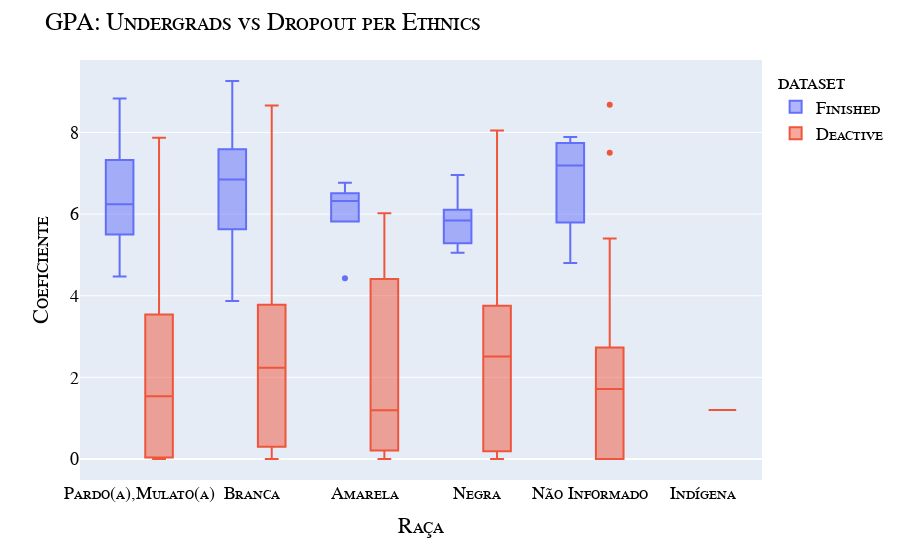
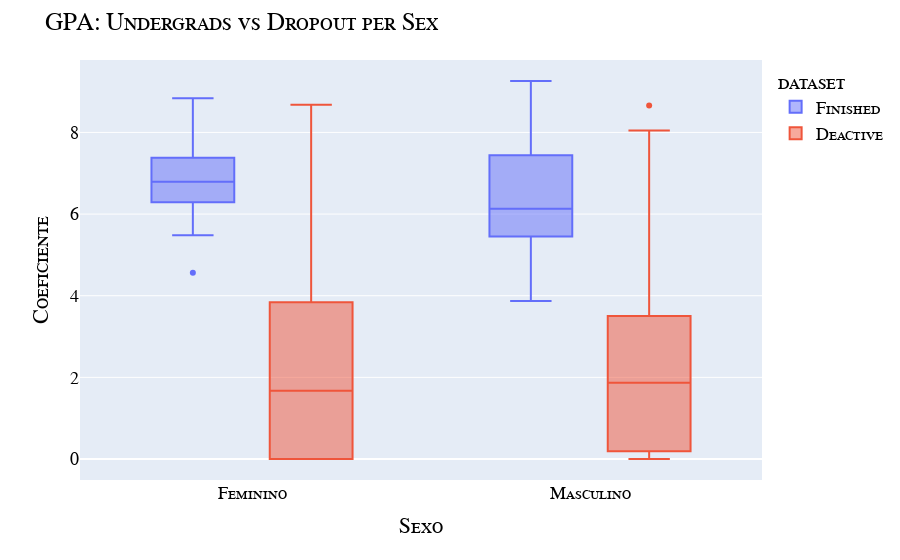
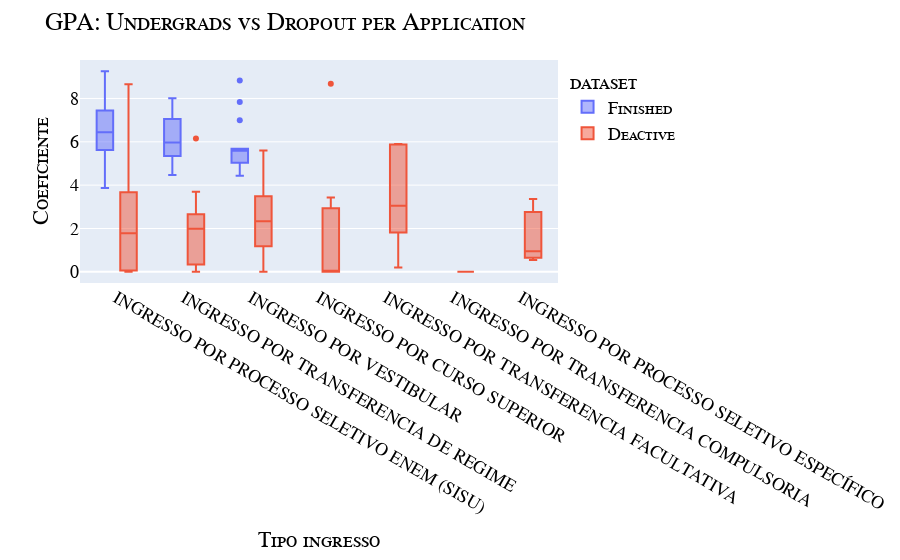

Here is the notebook cell these charts were saved with, in order:
### Markdown cell above
## Group comparasion Finished vs Dropout

### Code cell
x = pd.concat([
        finished.assign(dataset="Finished"),
        dropout.assign(dataset="Deactive")])

px.box(x, x='Raça', y='Coeficiente', color='dataset').update_layout(title={"text": "GPA: Undergrads vs Dropout per Ethnics"}, font=my_font).show()
px.box(x, x='Sexo', y='Coeficiente', color='dataset').update_layout(title={"text": "GPA: Undergrads vs Dropout per Sex"}, font=my_font).show()
px.box(x, x='Tipo ingresso', y='Coeficiente', color='dataset').update_layout(title={"text": "GPA: Undergrads vs Dropout per Application "}, font=my_font).show()

### Figure 1 — Plotly figure (JSON) as saved in the notebook; plotly's stock layout.template omitted (floating-point values rounded to 4 significant figures; data arrays with more than 128 entries replaced by an {"elided": "..."} marker saying what was removed)
{"data": [{"alignmentgroup": "True", "hovertemplate": "dataset=Finished<br>Raça=%{x}<br>Coeficiente=%{y}<extra></extra>", "legendgroup": "Finished", "marker": {"color": "#636efa"}, "name": "Finished", "notched": false, "offsetgroup": "Finished", "orientation": "v", "showlegend": true, "type": "box", "x": ["Pardo(a),Mulato(a)", "Pardo(a),Mulato(a)", "Branca", "Pardo(a),Mulato(a)", "Amarela", "Amarela", "Branca", "Branca", "Branca", "Pardo(a),Mulato(a)", "Branca", "Pardo(a),Mulato(a)", "Pardo(a),Mulato(a)", "Pardo(a),Mulato(a)", "Pardo(a),Mulato(a)", "Branca", "Pardo(a),Mulato(a)", "Branca", "Pardo(a),Mulato(a)", "Negra", "Branca", "Pardo(a),Mulato(a)", "Branca", "Branca", "Negra", "Branca", "Pardo(a),Mulato(a)", "Branca", "Amarela", "Branca", "Branca", "Não Informado", "Pardo(a),Mulato(a)", "Pardo(a),Mulato(a)", "Pardo(a),Mulato(a)", "Pardo(a),Mulato(a)", "Amarela", "Negra", "Pardo(a),Mulato(a)", "Negra", "Pardo(a),Mulato(a)", "Pardo(a),Mulato(a)", "Pardo(a),Mulato(a)", "Pardo(a),Mulato(a)", "Branca", "Branca", "Pardo(a),Mulato(a)", "Branca", "Pardo(a),Mulato(a)", "Branca", "Pardo(a),Mulato(a)", "Pardo(a),Mulato(a)", "Branca", "Branca", "Branca", "Pardo(a),Mulato(a)", "Pardo(a),Mulato(a)", "Pardo(a),Mulato(a)", "Branca", "Branca", "Branca", "Branca", "Pardo(a),Mulato(a)", "Amarela", "Pardo(a),Mulato(a)", "Branca", "Pardo(a),Mulato(a)", "Não Informado", "Pardo(a),Mulato(a)", "Branca", "Branca", "Pardo(a),Mulato(a)", "Branca", "Branca", "Branca", "Pardo(a),Mulato(a)", "Branca", "Negra", "Branca", "Branca", "Negra", "Branca", "Branca", "Pardo(a),Mulato(a)", "Branca", "Não Informado", "Pardo(a),Mulato(a)", "Pardo(a),Mulato(a)", "Pardo(a),Mulato(a)", "Pardo(a),Mulato(a)", "Negra", "Branca", "Não Informado", "Negra", "Pardo(a),Mulato(a)", "Branca", "Pardo(a),Mulato(a)", "Branca", "Pardo(a),Mulato(a)", "Pardo(a),Mulato(a)", "Negra", "Pardo(a),Mulato(a)", "Branca", "Pardo(a),Mulato(a)", "Branca", "Pardo(a),Mulato(a)", "Negra", "Negra", "Pardo(a),Mulato(a)", "Branca", "Pardo(a),Mulato(a)"], "x0": " ", "xaxis": "x", "y": [6.95, 4.47, 4.76, 5.58, 6.32, 6.42, 5.7, 5.15, 5.68, 6.96, 5.61, 5.68, 5.11, 7.7, 6.06, 8.02, 5.52, 7.44, 5.59, 5.7, 6.85, 7.53, 7.84, 5.3, 6.09, 6.99, 5.59, 7.09, 6.77, 6.31, 8.84, 4.8, 5.24, 7.21, 4.73, 6.42, 6.28, 5.48, 5.12, 5.09, 6.89, 5.92, 6.6, 7.52, 5.68, 7.05, 7.66, 8.21, 4.81, 7.06, 6.17, 5.34, 5.68, 9.26, 6.22, 4.56, 7.91, 7.44, 8.05, 5.03, 7.44, 7.2, 8.01, 4.43, 6.19, 5.1, 6.34, 6.79, 6.67, 7.51, 3.87, 7.45, 6.44, 8.38, 5.52, 8.71, 7.51, 6.07, 8.02, 8.07, 5.84, 5.68, 4.99, 5.48, 7.21, 7.89, 5.17, 7.93, 5.42, 7.2, 5.22, 4.42, 7.59, 6.96, 8.83, 4.15, 5.35, 7.61, 5.93, 6.29, 6.11, 6.09, 5.85, 5.84, 5.96, 6.95, 6.2, 5.05, 6.74, 8.01, 8.1], "y0": " ", "yaxis": "y"}, {"alignmentgroup": "True", "hovertemplate": "dataset=Deactive<br>Raça=%{x}<br>Coeficiente=%{y}<extra></extra>", "legendgroup": "Deactive", "marker": {"color": "#EF553B"}, "name": "Deactive", "notched": false, "offsetgroup": "Deactive", "orientation": "v", "showlegend": true, "type": "box", "x": {"elided": "387 str values"}, "x0": " ", "xaxis": "x", "y": {"elided": "387 float values"}, "y0": " ", "yaxis": "y"}], "layout": {"boxmode": "group", "font": {"color": "Black", "family": "Courier New, monospace", "size": 18, "variant": "small-caps"}, "legend": {"title": {"text": "dataset"}, "tracegroupgap": 0}, "margin": {"t": 60}, "title": {"text": "GPA: Undergrads vs Dropout per Ethnics"}, "xaxis": {"anchor": "y", "domain": [0, 1], "title": {"text": "Raça"}}, "yaxis": {"anchor": "x", "domain": [0, 1], "title": {"text": "Coeficiente"}}}}

### Figure 2 — Plotly figure (JSON) as saved in the notebook; plotly's stock layout.template omitted (floating-point values rounded to 4 significant figures; data arrays with more than 128 entries replaced by an {"elided": "..."} marker saying what was removed)
{"data": [{"alignmentgroup": "True", "hovertemplate": "dataset=Finished<br>Sexo=%{x}<br>Coeficiente=%{y}<extra></extra>", "legendgroup": "Finished", "marker": {"color": "#636efa"}, "name": "Finished", "notched": false, "offsetgroup": "Finished", "orientation": "v", "showlegend": true, "type": "box", "x": ["Feminino", "Masculino", "Masculino", "Masculino", "Feminino", "Masculino", "Masculino", "Masculino", "Masculino", "Feminino", "Masculino", "Masculino", "Masculino", "Masculino", "Masculino", "Masculino", "Masculino", "Feminino", "Masculino", "Masculino", "Masculino", "Masculino", "Masculino", "Masculino", "Masculino", "Masculino", "Masculino", "Masculino", "Masculino", "Masculino", "Feminino", "Masculino", "Masculino", "Masculino", "Masculino", "Masculino", "Feminino", "Feminino", "Masculino", "Masculino", "Masculino", "Masculino", "Masculino", "Masculino", "Masculino", "Masculino", "Masculino", "Masculino", "Masculino", "Masculino", "Masculino", "Masculino", "Masculino", "Masculino", "Masculino", "Feminino", "Masculino", "Masculino", "Feminino", "Masculino", "Masculino", "Feminino", "Masculino", "Masculino", "Masculino", "Masculino", "Feminino", "Feminino", "Feminino", "Masculino", "Masculino", "Masculino", "Masculino", "Masculino", "Masculino", "Masculino", "Masculino", "Masculino", "Masculino", "Feminino", "Masculino", "Masculino", "Masculino", "Masculino", "Masculino", "Masculino", "Masculino", "Masculino", "Masculino", "Masculino", "Masculino", "Masculino", "Masculino", "Masculino", "Masculino", "Masculino", "Masculino", "Masculino", "Masculino", "Masculino", "Feminino", "Masculino", "Masculino", "Masculino", "Masculino", "Masculino", "Masculino", "Masculino", "Masculino", "Masculino", "Masculino"], "x0": " ", "xaxis": "x", "y": [6.95, 4.47, 4.76, 5.58, 6.32, 6.42, 5.7, 5.15, 5.68, 6.96, 5.61, 5.68, 5.11, 7.7, 6.06, 8.02, 5.52, 7.44, 5.59, 5.7, 6.85, 7.53, 7.84, 5.3, 6.09, 6.99, 5.59, 7.09, 6.77, 6.31, 8.84, 4.8, 5.24, 7.21, 4.73, 6.42, 6.28, 5.48, 5.12, 5.09, 6.89, 5.92, 6.6, 7.52, 5.68, 7.05, 7.66, 8.21, 4.81, 7.06, 6.17, 5.34, 5.68, 9.26, 6.22, 4.56, 7.91, 7.44, 8.05, 5.03, 7.44, 7.2, 8.01, 4.43, 6.19, 5.1, 6.34, 6.79, 6.67, 7.51, 3.87, 7.45, 6.44, 8.38, 5.52, 8.71, 7.51, 6.07, 8.02, 8.07, 5.84, 5.68, 4.99, 5.48, 7.21, 7.89, 5.17, 7.93, 5.42, 7.2, 5.22, 4.42, 7.59, 6.96, 8.83, 4.15, 5.35, 7.61, 5.93, 6.29, 6.11, 6.09, 5.85, 5.84, 5.96, 6.95, 6.2, 5.05, 6.74, 8.01, 8.1], "y0": " ", "yaxis": "y"}, {"alignmentgroup": "True", "hovertemplate": "dataset=Deactive<br>Sexo=%{x}<br>Coeficiente=%{y}<extra></extra>", "legendgroup": "Deactive", "marker": {"color": "#EF553B"}, "name": "Deactive", "notched": false, "offsetgroup": "Deactive", "orientation": "v", "showlegend": true, "type": "box", "x": {"elided": "387 str values"}, "x0": " ", "xaxis": "x", "y": {"elided": "387 float values"}, "y0": " ", "yaxis": "y"}], "layout": {"boxmode": "group", "font": {"color": "Black", "family": "Courier New, monospace", "size": 18, "variant": "small-caps"}, "legend": {"title": {"text": "dataset"}, "tracegroupgap": 0}, "margin": {"t": 60}, "title": {"text": "GPA: Undergrads vs Dropout per Sex"}, "xaxis": {"anchor": "y", "domain": [0, 1], "title": {"text": "Sexo"}}, "yaxis": {"anchor": "x", "domain": [0, 1], "title": {"text": "Coeficiente"}}}}

### Figure 3 — Plotly figure (JSON) as saved in the notebook; plotly's stock layout.template omitted (floating-point values rounded to 4 significant figures; data arrays with more than 128 entries replaced by an {"elided": "..."} marker saying what was removed)
{"data": [{"alignmentgroup": "True", "hovertemplate": "dataset=Finished<br>Tipo ingresso=%{x}<br>Coeficiente=%{y}<extra></extra>", "legendgroup": "Finished", "marker": {"color": "#636efa"}, "name": "Finished", "notched": false, "offsetgroup": "Finished", "orientation": "v", "showlegend": true, "type": "box", "x": ["INGRESSO POR PROCESSO SELETIVO ENEM (SISU)", "INGRESSO POR TRANSFERENCIA DE REGIME", "INGRESSO POR PROCESSO SELETIVO ENEM (SISU)", "INGRESSO POR VESTIBULAR", "INGRESSO POR PROCESSO SELETIVO ENEM (SISU)", "INGRESSO POR PROCESSO SELETIVO ENEM (SISU)", "INGRESSO POR TRANSFERENCIA DE REGIME", "INGRESSO POR PROCESSO SELETIVO ENEM (SISU)", "INGRESSO POR VESTIBULAR", "INGRESSO POR PROCESSO SELETIVO ENEM (SISU)", "INGRESSO POR PROCESSO SELETIVO ENEM (SISU)", "INGRESSO POR PROCESSO SELETIVO ENEM (SISU)", "INGRESSO POR PROCESSO SELETIVO ENEM (SISU)", "INGRESSO POR PROCESSO SELETIVO ENEM (SISU)", "INGRESSO POR PROCESSO SELETIVO ENEM (SISU)", "INGRESSO POR PROCESSO SELETIVO ENEM (SISU)", "INGRESSO POR PROCESSO SELETIVO ENEM (SISU)", "INGRESSO POR PROCESSO SELETIVO ENEM (SISU)", "INGRESSO POR PROCESSO SELETIVO ENEM (SISU)", "INGRESSO POR PROCESSO SELETIVO ENEM (SISU)", "INGRESSO POR PROCESSO SELETIVO ENEM (SISU)", "INGRESSO POR PROCESSO SELETIVO ENEM (SISU)", "INGRESSO POR VESTIBULAR", "INGRESSO POR PROCESSO SELETIVO ENEM (SISU)", "INGRESSO POR PROCESSO SELETIVO ENEM (SISU)", "INGRESSO POR VESTIBULAR", "INGRESSO POR VESTIBULAR", "INGRESSO POR PROCESSO SELETIVO ENEM (SISU)", "INGRESSO POR PROCESSO SELETIVO ENEM (SISU)", "INGRESSO POR PROCESSO SELETIVO ENEM (SISU)", "INGRESSO POR PROCESSO SELETIVO ENEM (SISU)", "INGRESSO POR TRANSFERENCIA DE REGIME", "INGRESSO POR PROCESSO SELETIVO ENEM (SISU)", "INGRESSO POR PROCESSO SELETIVO ENEM (SISU)", "INGRESSO POR PROCESSO SELETIVO ENEM (SISU)", "INGRESSO POR PROCESSO SELETIVO ENEM (SISU)", "INGRESSO POR PROCESSO SELETIVO ENEM (SISU)", "INGRESSO POR VESTIBULAR", "INGRESSO POR PROCESSO SELETIVO ENEM (SISU)", "INGRESSO POR PROCESSO SELETIVO ENEM (SISU)", "INGRESSO POR PROCESSO SELETIVO ENEM (SISU)", "INGRESSO POR PROCESSO SELETIVO ENEM (SISU)", "INGRESSO POR PROCESSO SELETIVO ENEM (SISU)", "INGRESSO POR PROCESSO SELETIVO ENEM (SISU)", "INGRESSO POR VESTIBULAR", "INGRESSO POR TRANSFERENCIA DE REGIME", "INGRESSO POR PROCESSO SELETIVO ENEM (SISU)", "INGRESSO POR PROCESSO SELETIVO ENEM (SISU)", "INGRESSO POR VESTIBULAR", "INGRESSO POR PROCESSO SELETIVO ENEM (SISU)", "INGRESSO POR PROCESSO SELETIVO ENEM (SISU)", "INGRESSO POR TRANSFERENCIA DE REGIME", "INGRESSO POR TRANSFERENCIA DE REGIME", "INGRESSO POR PROCESSO SELETIVO ENEM (SISU)", "INGRESSO POR PROCESSO SELETIVO ENEM (SISU)", "INGRESSO POR PROCESSO SELETIVO ENEM (SISU)", "INGRESSO POR PROCESSO SELETIVO ENEM (SISU)", "INGRESSO POR PROCESSO SELETIVO ENEM (SISU)", "INGRESSO POR PROCESSO SELETIVO ENEM (SISU)", "INGRESSO POR VESTIBULAR", "INGRESSO POR PROCESSO SELETIVO ENEM (SISU)", "INGRESSO POR PROCESSO SELETIVO ENEM (SISU)", "INGRESSO POR TRANSFERENCIA DE REGIME", "INGRESSO POR VESTIBULAR", "INGRESSO POR PROCESSO SELETIVO ENEM (SISU)", "INGRESSO POR PROCESSO SELETIVO ENEM (SISU)", "INGRESSO POR TRANSFERENCIA DE REGIME", "INGRESSO POR PROCESSO SELETIVO ENEM (SISU)", "INGRESSO POR PROCESSO SELETIVO ENEM (SISU)", "INGRESSO POR PROCESSO SELETIVO ENEM (SISU)", "INGRESSO POR PROCESSO SELETIVO ENEM (SISU)", "INGRESSO POR PROCESSO SELETIVO ENEM (SISU)", "INGRESSO POR PROCESSO SELETIVO ENEM (SISU)", "INGRESSO POR PROCESSO SELETIVO ENEM (SISU)", "INGRESSO POR PROCESSO SELETIVO ENEM (SISU)", "INGRESSO POR PROCESSO SELETIVO ENEM (SISU)", "INGRESSO POR PROCESSO SELETIVO ENEM (SISU)", "INGRESSO POR PROCESSO SELETIVO ENEM (SISU)", "INGRESSO POR PROCESSO SELETIVO ENEM (SISU)", "INGRESSO POR PROCESSO SELETIVO ENEM (SISU)", "INGRESSO POR PROCESSO SELETIVO ENEM (SISU)", "INGRESSO POR VESTIBULAR", "INGRESSO POR VESTIBULAR", "INGRESSO POR PROCESSO SELETIVO ENEM (SISU)", "INGRESSO POR PROCESSO SELETIVO ENEM (SISU)", "INGRESSO POR TRANSFERENCIA DE REGIME", "INGRESSO POR PROCESSO SELETIVO ENEM (SISU)", "INGRESSO POR PROCESSO SELETIVO ENEM (SISU)", "INGRESSO POR PROCESSO SELETIVO ENEM (SISU)", "INGRESSO POR PROCESSO SELETIVO ENEM (SISU)", "INGRESSO POR VESTIBULAR", "INGRESSO POR PROCESSO SELETIVO ENEM (SISU)", "INGRESSO POR TRANSFERENCIA DE REGIME", "INGRESSO POR PROCESSO SELETIVO ENEM (SISU)", "INGRESSO POR VESTIBULAR", "INGRESSO POR PROCESSO SELETIVO ENEM (SISU)", "INGRESSO POR TRANSFERENCIA DE REGIME", "INGRESSO POR PROCESSO SELETIVO ENEM (SISU)", "INGRESSO POR PROCESSO SELETIVO ENEM (SISU)", "INGRESSO POR PROCESSO SELETIVO ENEM (SISU)", "INGRESSO POR TRANSFERENCIA DE REGIME", "INGRESSO POR TRANSFERENCIA DE REGIME", "INGRESSO POR PROCESSO SELETIVO ENEM (SISU)", "INGRESSO POR TRANSFERENCIA DE REGIME", "INGRESSO POR PROCESSO SELETIVO ENEM (SISU)", "INGRESSO POR PROCESSO SELETIVO ENEM (SISU)", "INGRESSO POR PROCESSO SELETIVO ENEM (SISU)", "INGRESSO POR PROCESSO SELETIVO ENEM (SISU)", "INGRESSO POR PROCESSO SELETIVO ENEM (SISU)", "INGRESSO POR PROCESSO SELETIVO ENEM (SISU)", "INGRESSO POR PROCESSO SELETIVO ENEM (SISU)"], "x0": " ", "xaxis": "x", "y": [6.95, 4.47, 4.76, 5.58, 6.32, 6.42, 5.7, 5.15, 5.68, 6.96, 5.61, 5.68, 5.11, 7.7, 6.06, 8.02, 5.52, 7.44, 5.59, 5.7, 6.85, 7.53, 7.84, 5.3, 6.09, 6.99, 5.59, 7.09, 6.77, 6.31, 8.84, 4.8, 5.24, 7.21, 4.73, 6.42, 6.28, 5.48, 5.12, 5.09, 6.89, 5.92, 6.6, 7.52, 5.68, 7.05, 7.66, 8.21, 4.81, 7.06, 6.17, 5.34, 5.68, 9.26, 6.22, 4.56, 7.91, 7.44, 8.05, 5.03, 7.44, 7.2, 8.01, 4.43, 6.19, 5.1, 6.34, 6.79, 6.67, 7.51, 3.87, 7.45, 6.44, 8.38, 5.52, 8.71, 7.51, 6.07, 8.02, 8.07, 5.84, 5.68, 4.99, 5.48, 7.21, 7.89, 5.17, 7.93, 5.42, 7.2, 5.22, 4.42, 7.59, 6.96, 8.83, 4.15, 5.35, 7.61, 5.93, 6.29, 6.11, 6.09, 5.85, 5.84, 5.96, 6.95, 6.2, 5.05, 6.74, 8.01, 8.1], "y0": " ", "yaxis": "y"}, {"alignmentgroup": "True", "hovertemplate": "dataset=Deactive<br>Tipo ingresso=%{x}<br>Coeficiente=%{y}<extra></extra>", "legendgroup": "Deactive", "marker": {"color": "#EF553B"}, "name": "Deactive", "notched": false, "offsetgroup": "Deactive", "orientation": "v", "showlegend": true, "type": "box", "x": {"elided": "387 str values"}, "x0": " ", "xaxis": "x", "y": {"elided": "387 float values"}, "y0": " ", "yaxis": "y"}], "layout": {"boxmode": "group", "font": {"color": "Black", "family": "Courier New, monospace", "size": 18, "variant": "small-caps"}, "legend": {"title": {"text": "dataset"}, "tracegroupgap": 0}, "margin": {"t": 60}, "title": {"text": "GPA: Undergrads vs Dropout per Application "}, "xaxis": {"anchor": "y", "domain": [0, 1], "title": {"text": "Tipo ingresso"}}, "yaxis": {"anchor": "x", "domain": [0, 1], "title": {"text": "Coeficiente"}}}}
